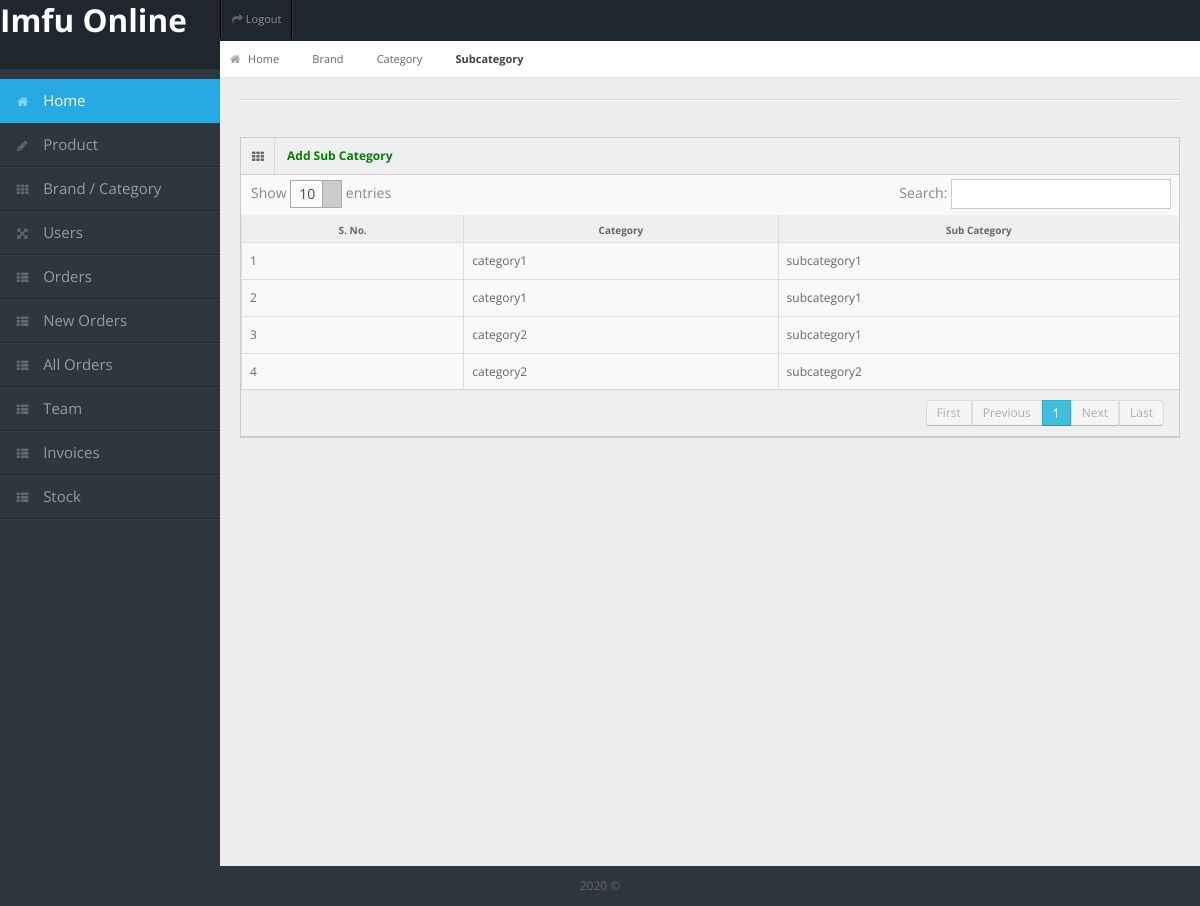
The app's page /imfu_onlin/subcategory/ with its own data.
### imfu_online/models.py (models this page shows, shortened)
class sub_category(models.Model):
    cat = models.ForeignKey(category,on_delete=models.CASCADE)
    name = models.CharField(max_length=100)

class category(models.Model):
    name = models.CharField(max_length=100,unique=True)
    def __str__(self):
        return self.name

### imfu_online/views.py (the view)
# urls.py: path('subcategory/',views.subcategory,name="subcategory"),
def subcategory(request):
    subcategory = models.sub_category.objects.all()
    return render(request,'imfu_online/subcategory.html',context={"subcategory":subcategory})

### templates/imfu_online/subcategory.html (shortened to what this page needs)
{% extends 'base.html' %}
{% load static %}
{% block body_block %}
    {% include 'nav.html' %}
    {% include 'side.html' %}
    <div id="content">
        <div id="content-header">
            <div id="breadcrumb">
                <div id="breadcrumb"> <a href="{% url 'imfu_online:home' %}" title="Go to Home" class="tip-bottom"><i class="icon-home"></i> Home</a> <a href="{% url 'imfu_online:brand' %}" class="tip-bottom">Brand</a> <a href="{% url 'imfu_online:category' %}" class="tip-bottom">Category</a> <a href="{% url 'imfu_online:subcategory' %}" class="tip-bottom current">Subcategory</a> </div>
            </div>
        </div>
          <div class="container-fluid">
            <hr>
            <div class="row-fluid">
              <div class="span12">
                <div class="widget-box">
                  <div class="widget-title"> <span class="icon"><i class="icon-th"></i></span>
                    <h5><a style="color:green;" href="{% url 'imfu_online:add_subcategory' %}">Add Sub Category</a></h5>
                  </div>
                  <div class="widget-content nopadding">
                    <table class="table table-bordered data-table">
                      <thead>
                        <tr>
                          <th>S. No.</th>
                          <th>Category</th>
                          <th>Sub Category</th>
                        </tr>
                      </thead>
                      <tbody>
                        {% for i in subcategory %}
                        <tr class="gradeA">
                          <td>{{ forloop.counter }}</td>
                          <td>{{ i.cat }}</td>
                          <td>{{ i.name }}</td>
                        </tr>
                        {% endfor %}
                      </tbody>
                    </table>
                  </div>
                </div>
              </div>
            </div>
          </div>
      </div>
      <div class="row-fluid">
        <div id="footer" class="span12"> 2020 &copy;<a href=""></a> </div>
      </div>
{% endblock %}

### static/css/matrix-style.css (style rules this page uses)
* { outline:none !important; -moz-outline: none !important; }
html, body { height:100% }
body { overflow-x: hidden; margin-top: -10px; font-family: 'Open Sans', sans-serif; font-size:12px; color:#666; }
a { color:#fff; }
select, textarea, input[type="text"], input[type="password"], input[type="datetime"], input[type="datetime-local"], input[type="date"], input[type="month"], input[type="time"], input[type="week"], input[type="number"], input[type="email"], input[type="url"], input[type="search"], input[type="tel"], input[type="color"], .uneditable-input, .label, .dropdown-menu, .btn, .well, .progress, .table-bordered, .btn-group > .btn:first-child, .btn-group > .btn:last-child, .btn-group > .btn:last-child, .btn-group > .dropdown-toggle, .alert { border-radius:0px; }
#footer { padding:10px; text-align:center; }
hr { border-top-color:#dadada; }
#content { background: none repeat scroll 0 0 #eeeeee; margin-left: 220px; margin-right: 0; padding-bottom: 25px; position: relative; min-height:100%; width: auto; }
#content-header { position: abslute; width: 100%; margin-top: -38px; z-index: 20; }
#breadcrumb { background-color: #fff; border-bottom: 1px solid #e3ebed; }
#breadcrumb a { padding: 8px 20px 8px 10px; display: inline-block; background-image: url('../img/breadcrumb.png'); background-position: center right; background-repeat: no-repeat; font-size: 11px; color: #666666; }
#breadcrumb a:last-child { background-image:none; }
#breadcrumb a.current { font-weight: bold; color: #444444; }
#breadcrumb a i { margin-right: 5px; opacity: .6; }
.stat-boxes .peity_bar_good, .stat-boxes .peity_line_good, { color: #459D1C; }
.widget-box { background: none repeat scroll 0 0 #F9F9F9; border-left: 1px solid #CDCDCD; border-top: 1px solid #CDCDCD; border-right: 1px solid #CDCDCD; clear: both; margin-top: 16px; margin-bottom: 16px; position: relative; }
.widget-title, .modal-header, .table th, div.dataTables_wrapper .ui-widget-header { background:#efefef; border-bottom: 1px solid #CDCDCD; height: 36px; }
.widget-title span.icon { padding: 9px 10px 7px 11px; float: left; border-right:1px solid #dadada; }
.widget-title h5 { color: #666; float: left; font-size: 12px; font-weight: bold; padding: 12px; line-height: 12px; margin: 0; }
.widget-content { padding:15px; border-bottom: 1px solid #cdcdcd; }
.table th { height: auto; font-size: 10px; padding: 5px 10px 2px; border-bottom: 0; text-align: center; color: #666666; }
.nopadding { padding: 0 !important; }
.nopadding .table { margin-bottom: 0; }
.nopadding .table-bordered { border: 0; }

### static/css/matrix-media.css (style rules this page uses)
body { background:#2E363F; }

### records on screen
sub_category: cat "category1", name "subcategory1"
sub_category: cat "category1", name "subcategory1"
sub_category: cat "category2", name "subcategory1"
sub_category: cat "category2", name "subcategory2"
